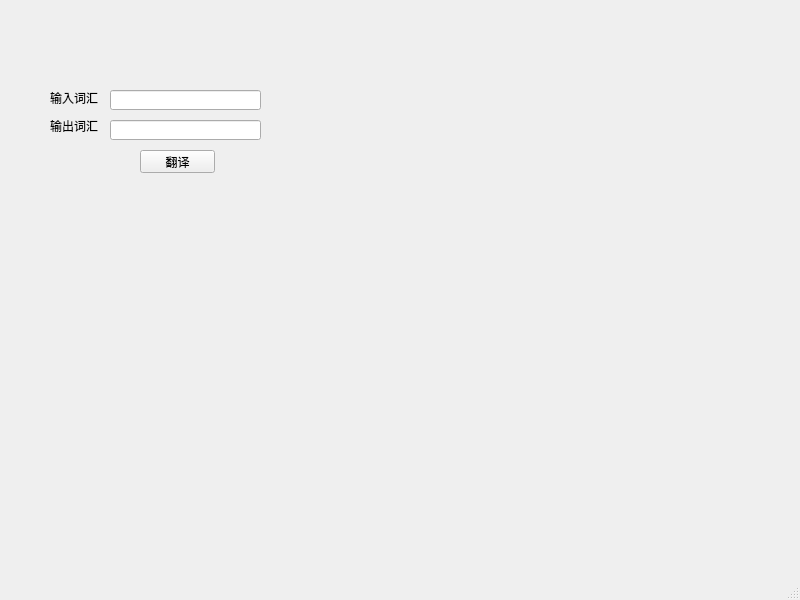
<?xml version="1.0" encoding="UTF-8"?>
<ui version="4.0">
 <class>MainWindow</class>
 <widget class="QMainWindow" name="MainWindow">
  <property name="geometry">
   <rect>
    <x>0</x>
    <y>0</y>
    <width>800</width>
    <height>600</height>
   </rect>
  </property>
  <property name="windowTitle">
   <string>MainWindow</string>
  </property>
  <widget class="QWidget" name="centralwidget">
   <widget class="QLabel" name="label">
    <property name="geometry">
     <rect>
      <x>50</x>
      <y>90</y>
      <width>54</width>
      <height>16</height>
     </rect>
    </property>
    <property name="text">
     <string>输入词汇</string>
    </property>
   </widget>
   <widget class="QLabel" name="label_2">
    <property name="geometry">
     <rect>
      <x>50</x>
      <y>120</y>
      <width>54</width>
      <height>12</height>
     </rect>
    </property>
    <property name="text">
     <string>输出词汇</string>
    </property>
   </widget>
   <widget class="QLineEdit" name="input_value">
    <property name="geometry">
     <rect>
      <x>110</x>
      <y>90</y>
      <width>151</width>
      <height>20</height>
     </rect>
    </property>
   </widget>
   <widget class="QLineEdit" name="output_value">
    <property name="geometry">
     <rect>
      <x>110</x>
      <y>120</y>
      <width>151</width>
      <height>20</height>
     </rect>
    </property>
    <property name="readOnly">
     <bool>true</bool>
    </property>
   </widget>
   <widget class="QPushButton" name="translate">
    <property name="geometry">
     <rect>
      <x>140</x>
      <y>150</y>
      <width>75</width>
      <height>23</height>
     </rect>
    </property>
    <property name="text">
     <string>翻译</string>
    </property>
   </widget>
  </widget>
  <widget class="QMenuBar" name="menubar">
   <property name="geometry">
    <rect>
     <x>0</x>
     <y>0</y>
     <width>800</width>
     <height>23</height>
    </rect>
   </property>
  </widget>
  <widget class="QStatusBar" name="statusbar"/>
 </widget>
 <resources/>
 <connections/>
</ui>
